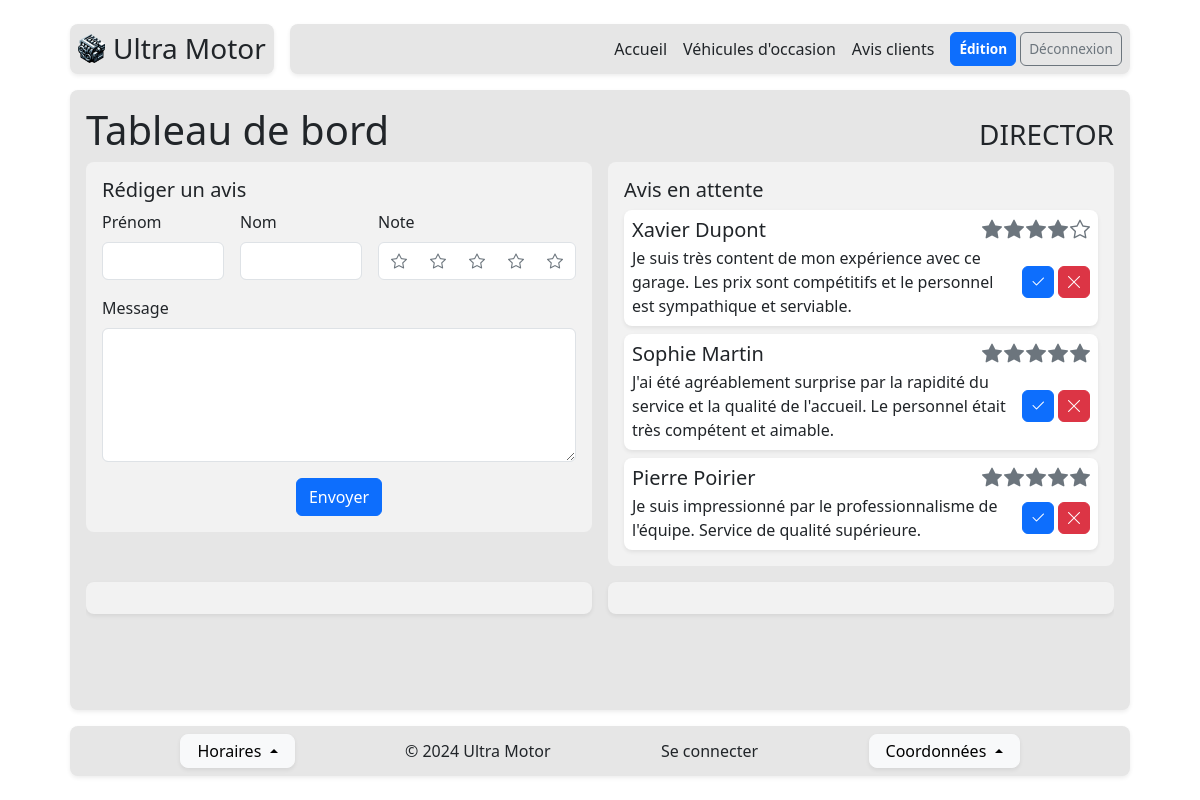
The page /index.php?p=edition (signed in) on the database its author committed.
### tables this page shows
CREATE TABLE `customer_review` (
    `id` int NOT NULL AUTO_INCREMENT PRIMARY KEY,
    `full_name` varchar(100) NOT NULL,
    `review` varchar(3000) NOT NULL,
    `rating` int NOT NULL CHECK(`rating` BETWEEN 0 AND 5),
    `approved` ENUM('APPROVED', 'PENDING', 'DENIED') NOT NULL DEFAULT 'PENDING'
);

### includes/App.php (called while the page is built, shortened)
<?php
class App {
    public static function getTemplate($template, $tplVarList = []) {
        require_once("view/$template.php");
    }
}

### controller/edition.php (called while the page is built, shortened)
<?php
$userType = $_SESSION['userType'] ?? null;
$title = "Tableau de bord";
require_once('model/CustomerReview.php');
$reviewList = CustomerReview::getAllPending();
$sendConfirmation = false;
$tplVarList = [];
$tplVarList["title"] = $title;
$tplVarList["page"] = $page;
$tplVarList["userType"] = $userType;
$tplVarList["reviewList"] = $reviewList;
$tplVarList["sendConfirmation"] = $sendConfirmation;
App::getTemplate("edition", $tplVarList);

### index.php (called while the page is built, shortened)
<?php
$returnJson = false;
try {
    require_once("includes/App.php");
    require_once("includes/Database.php");
    if (array_key_exists("p", $_GET)) {
        $page = $_GET["p"];
    } else if (array_key_exists("a", $_GET)) {
        $page = $_GET["a"];
        header('Content-Type: application/json');
        $returnJson = true;
    } else {
        $page = "home";
    }
    $controllerPath = "controller/$page.php";
    if (file_exists($controllerPath)) {
        require_once($controllerPath);
    } else {
        throw new Exception("Error 404: given controller '$page' is not found");
    }
} catch (\Throwable $th) {
    ob_end_clean();
    if ($returnJson) {
        echo json_encode([
            "success" => false,
            "msg" => ENVIRONMENT === "DEV" ? $th->getMessage() : null,
            "data" => null,
        ]);
    } else {
        require_once("controller/error.php");
    }
}

### includes/Database.php (called while the page is built, shortened)
<?php
class Database
{
    private static $pdo;
    private static function init()
    {
        $database_dsn = 'mysql:host=localhost;dbname=ultra-motor-db';
        $database_user = 'ultra-motor-user';
        $database_password = 'ultra-motor-password';
        try {
            self::$pdo = new PDO($database_dsn, $database_user, $database_password);
            self::$pdo->setAttribute(PDO::ATTR_ERRMODE, PDO::ERRMODE_EXCEPTION);
        } catch (PDOException $e) {
            echo "Erreur de connexion : " . $e->getMessage();
            exit;
        }
    }
    public static function query($sql, $bindList = [])
    {
        $stmt = self::$pdo->prepare($sql);
        $stmt->execute();
        if ($stmt->rowCount() > 0) {
            $data = $stmt->fetchAll(PDO::FETCH_ASSOC);
            return $data;
        } else {
            return null;
        }
    }
}

### model/CustomerReview.php (called while the page is built, shortened)
<?php
class CustomerReview {
    public function __construct($id, $fullName, $review, $rating, $approved) {
        $this->id = $id;
        $this->fullName = $fullName;
        $this->review = $review;
        $this->rating = $rating;
    }
    public static function getAllPending() {
        $data = Database::query("SELECT * FROM customer_review WHERE approved = 'PENDING' ORDER BY id DESC;");
        $instanceList = [];
        foreach ($data as $value) {
            $instanceList[] = new self(
                $value["id"],
                $value["full_name"],
                $value["review"],
                $value["rating"],
                $value["approved"],
            );
        }
        return $instanceList;
    }
}

### view/edition.php (the view, shortened to what this page needs)
<main class="w-100 flex-1 d-flex flex-column overflow-hidden bg-150 shadow-sm rounded-3 p-3">
    <div class="d-flex flex-row justify-content-between align-items-baseline">
        <h1><?= $title ?></h1>
        <h3><?= $userType ?></h3>
    </div>
    <div class="flex-1 d-flex flex-column overflow-x-hidden overflow-y-auto">
        <div class="row g-3" data-masonry='{"percentPosition": true }'>
            <section class="col-md-6">
                <form class="bg-100 rounded-3 p-3" method="POST" action="index.php?p=edition">
                    <h5>Rédiger un avis</h5>
                    <div class="row g-3">
                        <div class="col-lg">
                            <label for="firstName" class="form-label">Prénom</label>
                            <input type="text" class="form-control" id="firstName" name="firstName" required>
                        </div>
                        <div class="col-lg">
                            <label for="lastName" class="form-label">Nom</label>
                            <input type="text" class="form-control" id="lastName" name="lastName" required>
                        </div>
                        <div class="col-lg d-flex flex-column justify-content-start align-items-start gap-2 mb-3">
                            <p class="mb-0">Note</p>
                            <div id="radio-rating" class="btn-group bg-white border">
                                <label class="btn border border-0" for="star-1"><i class="bi bi-star" style="color: var(--bs-gray)"></i></label>
                                <label class="btn border border-0" for="star-2"><i class="bi bi-star" style="color: var(--bs-gray)"></i></label>
                                <label class="btn border border-0" for="star-3"><i class="bi bi-star" style="color: var(--bs-gray)"></i></label>
                                <label class="btn border border-0" for="star-4"><i class="bi bi-star" style="color: var(--bs-gray)"></i></label>
                                <label class="btn border border-0" for="star-5"><i class="bi bi-star" style="color: var(--bs-gray)"></i></label>
                            </div>
                        </div>
                    </div>
                    <div class="mb-3">
                        <label for="message" class="form-label">Message</label>
                        <textarea class="form-control" id="message" name="message" rows="5" required></textarea>
                    </div>
                    <div class="d-flex flex-row justify-content-center">
                        <button type="submit" name="send-review" class="btn btn-primary">Envoyer</button>
                    </div>
                </form>
            </section>
            <section class="col-md-6">
                <div class="bg-100 rounded-3 p-3">
                    <h5>Avis en attente</h5>
                    <div class="row g-2" data-masonry='{"percentPosition": true }'>
                        <?php foreach ($reviewList as $review) : ?>
                            <div class="col-12">
                                <div class="bg-white rounded-3 shadow-sm p-2">
                                    <div class="d-flex justify-content-between align-items-baseline mb-1">
                                        <h5 class="mb-0"><?= $review->fullName ?></h5>
                                        <h5 class="mb-0 d-flex flex-row align-items-center" style="gap: 2px;">
                                            <?php for ($i = 0; $i < $review->rating; $i++) : ?>
                                                <i class="bi bi-star-fill" style="color: var(--bs-gray)"></i>
                                            <?php endfor; ?>
                                            <?php for ($i = 0; $i < (5 - $review->rating); $i++) : ?>
                                                <i class="bi bi-star" style="color: var(--bs-gray)"></i>
                                            <?php endfor; ?>
                                        </h5>
                                    </div>
                                    <div class="d-flex gap-2 justify-content-between align-items-center">
                                        <p class="mb-0"><?= $review->review ?></p>
                                        <div class="d-flex gap-1">
                                            <button type="button" data-id="<?= $review->id ?>" class="approve-button btn btn-primary p-0" style="height: 2rem; width: 2rem;"><i class="bi bi-check2"></i></button>
                                            <button type="button" data-id="<?= $review->id ?>" class="deny-button btn btn-danger p-0" style="height: 2rem; width: 2rem;"><i class="bi bi-x-lg"></i></button>
                                        </div>
                                    </div>
                                </div>
                            </div>
                        <?php endforeach; ?>
                    </div>
                </div>
            </section>
            <section class="col-md-6">
                <div class="bg-100 shadow-sm rounded-3 p-3">
                </div>
            </section>
            <section class="col-md-6">
                <div class="bg-100 shadow-sm rounded-3 p-3">
                </div>
            </section>
        </div>
    </div>
</main>

### static/css/common.css (style rules this page uses)
html, body { height: 100%; }
.flex-1 { flex: 1; }
header, main, footer { max-width: 1060px; }
@media (min-height: 800px) { header, main, footer { max-width: 1060px; } }
.bg-100 { background-color: hsl(0, 0%, 95%); }
.bg-150 { background-color: hsl(0, 0%, 90%); }

### rows shown on the page
customer_review: full_name "Xavier Dupont", rating 4 (drawn), review "Je suis très content de mon expérience avec ce garage. Les prix sont compétitifs et le personnel est sympathique et serviable."
customer_review: full_name "Sophie Martin", rating 5 (drawn), review "J'ai été agréablement surprise par la rapidité du service et la qualité de l'accueil. Le personnel était très compétent et aimable."
customer_review: full_name "Pierre Poirier", rating 5 (drawn), review "Je suis impressionné par le professionnalisme de l'équipe. Service de qualité supérieure."

### other values the page prints
$title "Tableau de bord"
$userType "DIRECTOR"
